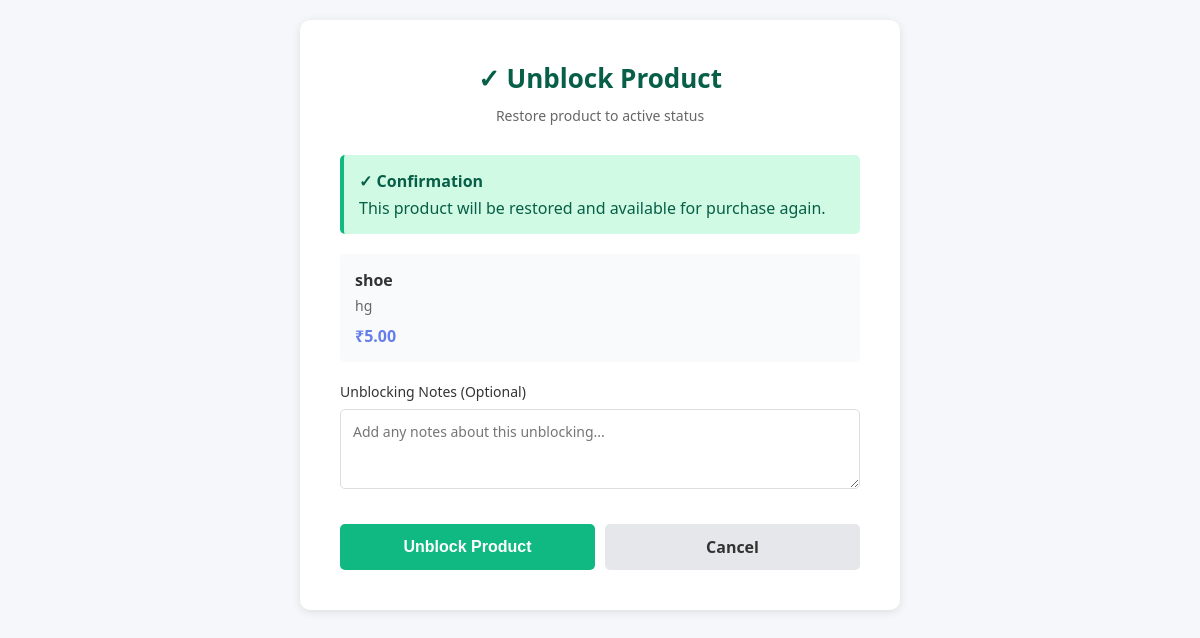
The page /main/products/1/unblock/ (signed in) on the database its author committed.
### ecommapp/models.py (models this page shows, shortened)
class Product(models.Model):
    STATUS_CHOICES = [
        ('active', 'Active'),
        ('inactive', 'Inactive'),
    ]
    vendor = models.ForeignKey(VendorProfile, on_delete=models.CASCADE, related_name='products')
    name = models.CharField(max_length=200)
    description = models.TextField()
    price = models.DecimalField(max_digits=10, decimal_places=2)
    quantity = models.IntegerField()
    image = models.ImageField(upload_to='products/', blank=True, null=True)
    status = models.CharField(max_length=20, choices=STATUS_CHOICES, default='active')
    is_blocked = models.BooleanField(default=False)
    blocked_reason = models.TextField(blank=True, null=True)
    created_at = models.DateTimeField(default=timezone.now)
    updated_at = models.DateTimeField(auto_now=True)
    class Meta:
        ordering = ['-created_at']

class VendorProfile(models.Model):
    BUSINESS_CHOICES = [
        ('retail', 'Retail'),
        ('wholesale', 'Wholesale'),
        ('manufacturer', 'Manufacturer'),
        ('service', 'Service'),
    ]
    ID_PROOF_CHOICES = [
        ('gst', 'GST'),
        ('pan', 'PAN'),
    ]
    APPROVAL_STATUS_CHOICES = [
        ('pending', 'Pending'),
        ('approved', 'Approved'),
        ('rejected', 'Rejected'),
    ]
    user = models.OneToOneField(User, on_delete=models.CASCADE, related_name='vendor_profile')
    shop_name = models.CharField(max_length=100)
    shop_description = models.TextField()
    address = models.TextField()
    business_type = models.CharField(max_length=20, choices=BUSINESS_CHOICES)
    id_type = models.CharField(max_length=10, choices=ID_PROOF_CHOICES, blank=True, null=True)
    id_number = models.CharField(max_length=50, blank=True, null=True)
    id_proof_file = models.FileField(upload_to='vendor_docs/', blank=True, null=True)
    gst_number = models.CharField(max_length=15, blank=True, null=True, help_text="15-digit GST number")
    pan_number = models.CharField(max_length=10, blank=True, null=True, help_text="10-character PAN number")
    pan_name = models.CharField(max_length=100, blank=True, null=True, help_text="Name as per PAN card")
    pan_card_file = models.FileField(upload_to='pan_cards/', blank=True, null=True, help_text="Upload PAN card image")
    approval_status = models.CharField(max_length=20, choices=APPROVAL_STATUS_CHOICES, default='pending')
    rejection_reason = models.TextField(blank=True, null=True)
    created_at = models.DateTimeField(default=timezone.now)
    updated_at = models.DateTimeField(auto_now=True)
    is_blocked = models.BooleanField(default=False)
    blocked_reason = models.TextField(blank=True, null=True)
    class Meta:
        ordering = ['-created_at']

### mainApp/views.py (the view)
    def wrapper(request, *args, **kwargs):
        if not request.user.is_authenticated:
            return redirect('admin_login')
        if not is_mainapp_admin(request.user):
            return redirect('admin_login')
        return view_func(request, *args, **kwargs)

### mainApp/views.py (called while the page is built, shortened)
def is_mainapp_admin(user):
    return user.is_superuser or user.is_staff

def admin_required(view_func):
    def wrapper(request, *args, **kwargs):
        if not request.user.is_authenticated:
            return redirect('admin_login')
        if not is_mainapp_admin(request.user):
            return redirect('admin_login')
        return view_func(request, *args, **kwargs)
    return wrapper

@admin_required
def unblock_product(request, product_id):
    product = get_object_or_404(Product, id=product_id)
    return render(request, 'mainApp/unblock_product.html', {
        'product': product
    })

### mainApp/templates/mainApp/unblock_product.html (shortened to what this page needs)
<!DOCTYPE html>
<html lang="en">
<head>
</head>
<body>
    <div class="form-container">
        <div class="form-header">
            <h1>✓ Unblock Product</h1>
            <p>Restore product to active status</p>
        </div>
        <div class="info-box">
            <strong>✓ Confirmation</strong>
            This product will be restored and available for purchase again.
        </div>
        <div class="product-info">
            <div class="product-name">{{ product.name }}</div>
            <div class="product-vendor">{{ product.vendor.shop_name }}</div>
            <div style="color: #667eea; font-weight: bold; margin-top: 10px;">₹{{ product.price }}</div>
        </div>
        <form method="POST">
            <div class="form-group">
                <label for="reason">Unblocking Notes (Optional)</label>
                <textarea id="reason" name="reason" placeholder="Add any notes about this unblocking..."></textarea>
            </div>
            <div class="button-group">
                <button type="submit" class="submit-btn">Unblock Product</button>
                <a href="{% url 'product_detail' product.id %}" class="cancel-btn">Cancel</a>
            </div>
        </form>
    </div>
</body>
</html>

### mainApp/templates/mainApp/unblock_product.html (style rules this page uses)
* { margin: 0; padding: 0; box-sizing: border-box; }
body { font-family: 'Segoe UI', Tahoma, Geneva, Verdana, sans-serif; background: #f5f7fa; padding: 20px; }
.form-container { max-width: 600px; margin: 0 auto; background: white; border-radius: 10px; box-shadow: 0 2px 10px rgba(0, 0, 0, 0.1); padding: 40px; }
.form-header { text-align: center; margin-bottom: 30px; }
.form-header h1 { color: #065f46; font-size: 26px; margin-bottom: 10px; }
.form-header p { color: #666; font-size: 14px; }
.info-box { background: #d1fae5; border-left: 4px solid #10b981; padding: 15px; border-radius: 5px; margin-bottom: 20px; color: #065f46; }
.info-box strong { display: block; margin-bottom: 5px; }
.product-info { background: #f9fafb; padding: 15px; border-radius: 5px; margin-bottom: 20px; }
.product-name { font-weight: 600; color: #333; }
.product-vendor { color: #666; font-size: 14px; margin-top: 5px; }
.form-group { margin-bottom: 20px; }
.form-group label { display: block; margin-bottom: 8px; color: #333; font-weight: 500; font-size: 14px; }
.form-group textarea { width: 100%; padding: 12px; border: 1px solid #ddd; border-radius: 5px; font-size: 14px; font-family: inherit; resize: vertical; min-height: 80px; }
.button-group { display: flex; gap: 10px; margin-top: 30px; }
.submit-btn { flex: 1; padding: 12px; background: #10b981; color: white; border: none; border-radius: 5px; font-size: 16px; font-weight: 600; cursor: pointer; transition: all 0.2s; }
.cancel-btn { flex: 1; padding: 12px; background: #e5e7eb; color: #333; border: none; border-radius: 5px; font-size: 16px; font-weight: 600; cursor: pointer; text-decoration: none; display: flex; align-items: center; justify-content: center; }

### rows shown on the page
Product: name "shoe", vendor.shop_name "hg", price "5.00"
